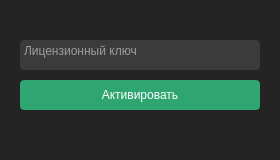
<?xml version="1.0" encoding="UTF-8"?>
<ui version="4.0">
 <class>Dialog</class>
 <widget class="QDialog" name="Dialog">
  <property name="geometry">
   <rect>
    <x>0</x>
    <y>0</y>
    <width>280</width>
    <height>160</height>
   </rect>
  </property>
  <property name="minimumSize">
   <size>
    <width>280</width>
    <height>160</height>
   </size>
  </property>
  <property name="maximumSize">
   <size>
    <width>280</width>
    <height>410</height>
   </size>
  </property>
  <property name="font">
   <font>
    <family>Sitka Small Semibold</family>
    <pointsize>9</pointsize>
    <italic>false</italic>
    <bold>true</bold>
   </font>
  </property>
  <property name="windowTitle">
   <string>Dialog</string>
  </property>
  <property name="styleSheet">
   <string notr="true">background-color: rgba(36,36,36,255);
color: rgb(255,255,255);</string>
  </property>
  <widget class="QGroupBox" name="FCGroup">
   <property name="geometry">
    <rect>
     <x>0</x>
     <y>0</y>
     <width>280</width>
     <height>160</height>
    </rect>
   </property>
   <property name="font">
    <font>
     <family>Segoe UI</family>
     <pointsize>9</pointsize>
     <italic>false</italic>
     <bold>true</bold>
    </font>
   </property>
   <property name="styleSheet">
    <string notr="true">border-radius: 4px;</string>
   </property>
   <property name="title">
    <string/>
   </property>
   <widget class="QPushButton" name="ActivationButton">
    <property name="geometry">
     <rect>
      <x>20</x>
      <y>80</y>
      <width>240</width>
      <height>30</height>
     </rect>
    </property>
    <property name="styleSheet">
     <string notr="true">QPushButton {
	border-radius: 4px;
	background-color: #2fa572; 
}
QPushButton:hover{
	border-radius: 4px;
	background-color: rgba(16,106,67,255);
}</string>
    </property>
    <property name="text">
     <string>Активировать</string>
    </property>
   </widget>
   <widget class="QTextEdit" name="Entry">
    <property name="geometry">
     <rect>
      <x>20</x>
      <y>40</y>
      <width>240</width>
      <height>30</height>
     </rect>
    </property>
    <property name="styleSheet">
     <string notr="true">background-color: rgba(59,59,59,255);
border-radius: 4px;</string>
    </property>
    <property name="textInteractionFlags">
     <set>Qt::TextEditorInteraction</set>
    </property>
    <property name="placeholderText">
     <string>Лицензионный ключ</string>
    </property>
   </widget>
  </widget>
 </widget>
 <resources/>
 <connections/>
</ui>
